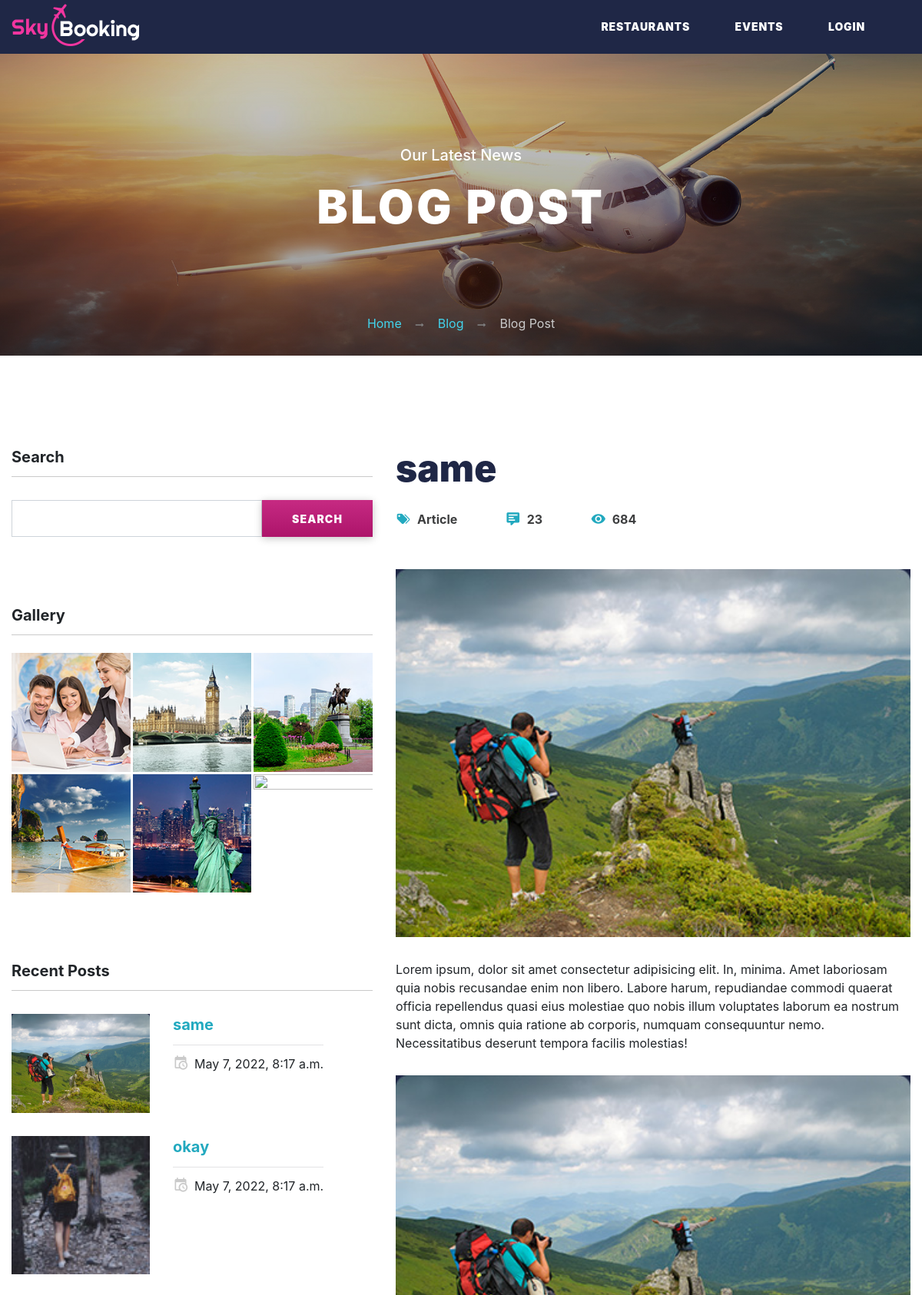
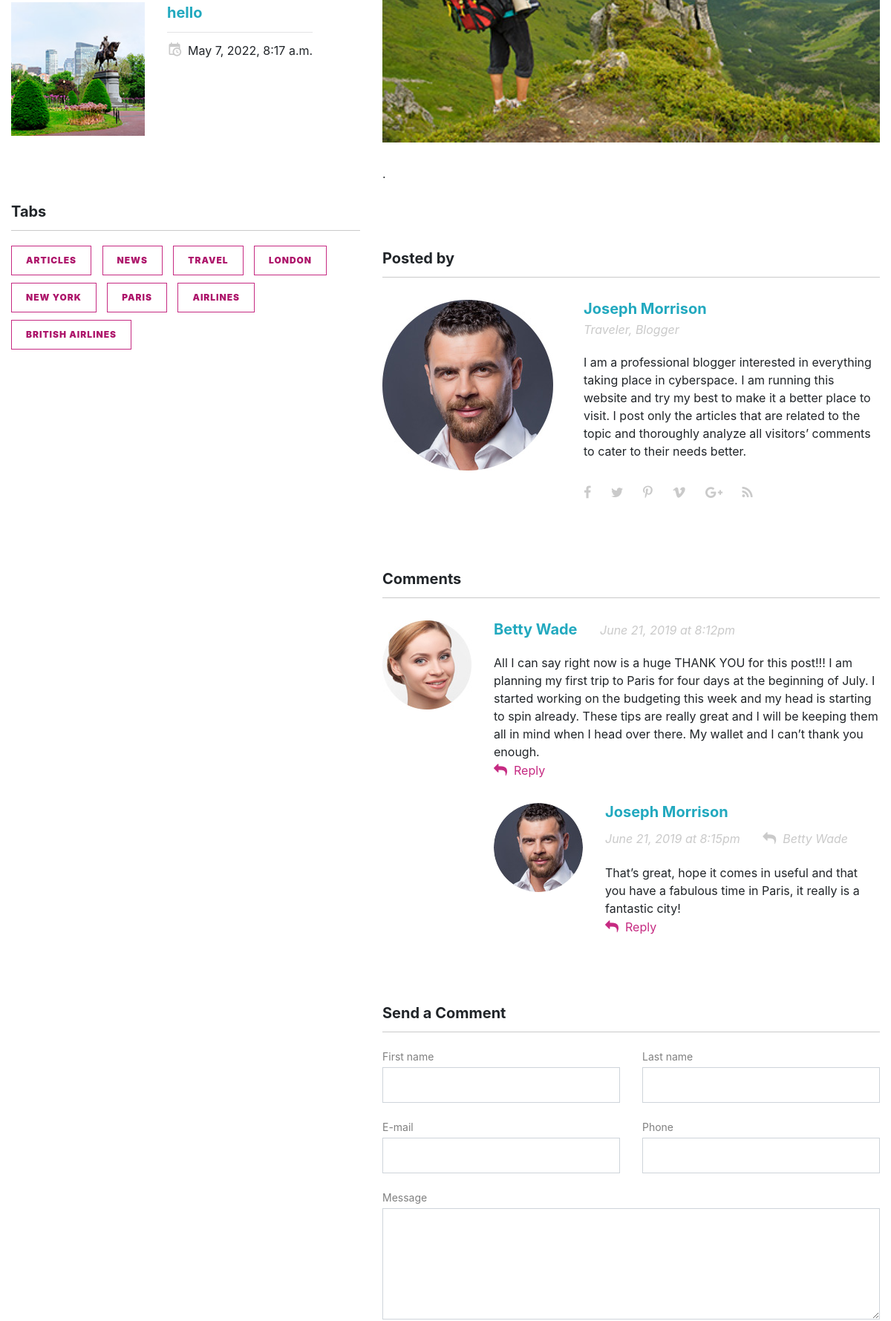
The app's page /blog_single/3/ (upper part) with its own data (2 pictures, top to bottom).
### malawiplace_app/models.py (models this page shows, shortened)
class Blog(models.Model):
    CATEGORY = (
        ('Travel', 'Travel'),
        ('Cars', 'Cars'),
        ('Nature', 'Nature'),
    )
    title = models.CharField(max_length=200, null=True)
    content = models.TextField(blank=False)
    content_2 = models.TextField(blank=True)
    date = models.DateTimeField(auto_now_add=True)
    img = models.ImageField(upload_to='blog_img', blank=True)
    category = models.CharField(max_length=200, null=True, choices=CATEGORY)

### malawiplace_app/views.py (the view)
# urls.py: path('blog_single/<pk>/', views.BlogDetailView.as_view(), name='blog_single'),
class BlogDetailView(DetailView):
    model = Blog
    template_name = 'malawiplace_app/blog-single-post.html'

### malawiplace_app/templatetags/custom_template_tags.py (called while the page is built)
@register.inclusion_tag('malawiplace_app/blog_tags_searched.html')
def recent_blogs_searched(count=3):
    blog = Blog.objects.order_by('-date')[:count]
    return {'blog': blog}

@register.inclusion_tag('malawiplace_app/blog_footer.html')
def recent_blogs_footer(count=5):
    blog = Blog.objects.order_by('-date')[:count]
    return {'blog': blog}

@register.inclusion_tag('malawiplace_app/contact_footer.html')
def contact_footer(count=1):
    contact = ContactDetail.objects.order_by('-company_name')[:count]
    return {'contact': contact}

@register.inclusion_tag('malawiplace_app/about_footer.html')
def about_footer(count=1):
    about = About.objects.order_by('-company_name')[:count]
    return {'about': about}

### malawiplace_app/templates/malawiplace_app/blog-single-post.html (shortened to what this page needs)
{% extends 'malawiplace_app/globals.html' %}
{% load static %}
{% block content %}
{% load custom_template_tags %}
<section class="bg-image-06">
  <div class="breadcrumb-wrapper">
    <div class="container context-dark section-30 section-xl-top-120">
      <h5>Our Latest News</h5>
      <h1 class="text-ubold">Blog Post</h1>
      <ol class="breadcrumb">
        <li><a href="{% url 'Home' %}">Home</a></li>
        <li><a href="{% url 'blog' %}">Blog</a></li>
        <li>Blog Post
        </li>
      </ol>
    </div>
  </div>
</section>
      <section class="section-80 section-lg-120">
        <div class="container container-wide text-lg-left">
          <div class="row row-50 justify-content-sm-center justify-content-xxl-between">
            <div class="order-lg-1 col-lg-7 col-xxl-7">
              <div class="blog-post-item">
                <h2 class="text-ubold">{{object.title}}</h2>
                <div class="post-blog-meta">
                  <ul class="group-lg">
                    <li class="post-blog-tag"><span class="icon"></span><span class="text-base text">Article</span></li>
                    <li class="post-blog-comments"><span class="icon"></span><span class="text-base text">23</span></li>
                    <li class="post-blog-views"><span class="icon"></span><span class="text-base text">684</span></li>
                  </ul>
                </div><img class="img-responsive center-block" src="{{object.img.url}}" width="1020" height="580" alt="">
                <p>{{object.content}}</p>
                <img class="img-responsive center-block" src="{{object.img.url}}" width="1020" height="580" alt="">
                <p>{{object.content_2}}.</p>
              </div>
              <div class="blog-post-item">
                <h5 class="text-bold hr-title">Posted by</h5>
                <div class="offset-top-30 text-md-left unit flex-column flex-md-row unit-spacing-sm">
                  <div class="unit-left"><img class="img-responsive center-block" src="{% static 'images/user-17.jpg' %}" width="230" height="230" alt=""></div>
                  <div class="unit-body">
                    <h5 class="text-bold text-info-dr">Joseph Morrison</h5>
                    <p class="text-italic text-gray-light">Traveler, Blogger</p>
                    <p>I am a professional blogger interested in everything taking place in cyberspace. I am running this website and try my best to make it a better place to visit. I post only the articles that are related to the topic and thoroughly analyze all visitors’ comments to cater to their needs better.</p>
                    <ul class="list-inline" id="comments">
                      <li><a class="icon icon-xxs text-gray-light fa-facebook" href="#"></a></li>
                      <li><a class="icon icon-xxs text-gray-light fa-twitter" href="#"></a></li>
                      <li><a class="icon icon-xxs text-gray-light fa-pinterest-p" href="#"></a></li>
                      <li><a class="icon icon-xxs text-gray-light fa-vimeo" href="#"></a></li>
                      <li><a class="icon icon-xxs text-gray-light fa-google-plus" href="#"></a></li>
                      <li><a class="icon icon-xxs text-gray-light fa-rss" href="#"></a></li>
                    </ul>
                  </div>
                </div>
              </div>
              <div class="blog-post-item">
                <h5 class="text-bold hr-title">Comments</h5>
                <div class="unit flex-column flex-md-row text-md-left box-comments">
                  <div class="unit-left"><img class="img-responsive center-block" src="{% static 'images/user-16.jpg' %}" width="120" height="120" alt=""></div>
                  <div class="unit-body">
                    <div class="group-26">
                      <div>
                        <h5 class="text-bold text-info-dr">Betty Wade</h5>
                      </div>
                      <div>
                        <p class="text-gray-light text-italic">June 21, 2019 at 8:12pm</p>
                      </div>
                    </div>
                    <p>All I can say right now is a huge THANK YOU for this post!!! I am planning my first trip to Paris for four days at the beginning of July. I started working on the budgeting this week and my head is starting to spin already. These tips are really great and I will be keeping them all in mind when I head over there. My wallet and I can’t thank you enough.</p><a class="text-primary post-blog-reply" href="#reply">Reply</a>
                  </div>
                </div>
                <div class="inset-xl-left-150 box-comments">
                  <div class="text-md-left unit flex-column flex-md-row">
                    <div class="unit-left"><img class="img-responsive center-block img-circle" src="{% static 'images/user-15.jpg' %}" width="120" height="120" alt=""></div>
                    <div class="unit-body">
                      <div class="group-26">
                        <div>
                          <h5 class="text-bold text-info-dr">Joseph Morrison</h5>
                        </div>
                        <div>
                          <p class="text-gray-light text-italic">June 21, 2019 at 8:15pm</p>
                        </div>
                        <div>
                          <p class="text-gray-light text-italic post-blog-reply">Betty Wade</p>
                        </div>
                      </div>
                      <p>That’s great, hope it comes in useful and that you have a fabulous time in Paris, it really is a fantastic city!</p><a class="text-primary post-blog-reply" href="#reply">Reply</a>
                    </div>
                  </div>
                </div>
              </div>
              <div class="blog-post-item" id="reply">
                <h5 class="text-bold hr-title">Send a Comment</h5>
                <form class="rd-mailform rd-form text-left" data-form-output="form-output-global" data-form-type="contact" method="post" action="bat/rd-mailform.php">
                  <div class="row row-20">
                    <div class="col-md-6">
                      <div class="form-wrap">
                        <label class="form-label-outside" for="contact-name">First name</label>
                        <input class="form-input form-input-gray" id="contact-name" type="text" name="name" data-constraints="@Required">
                      </div>
                    </div>
                    <div class="col-md-6">
                      <div class="form-wrap">
                        <label class="form-label-outside" for="contact-surname">Last name</label>
                        <input class="form-input form-input-gray" id="contact-surname" type="text" name="surname" data-constraints="@Required">
                      </div>
                    </div>
                    <div class="col-md-6">
                      <div class="form-wrap">
                        <label class="form-label-outside" for="contact-email">E-mail</label>
                        <input class="form-input form-input-gray" id="contact-email" type="email" name="email" data-constraints="@Required @Email">
                      </div>
                    </div>
                    <div class="col-md-6">
                      <div class="form-wrap">
                        <label class="form-label-outside" for="contact-phone">Phone</label>
                        <input class="form-input form-input-gray" id="contact-phone" type="text" name="phone" data-constraints="@Required @Integer">
                      </div>
                    </div>
                    <div class="col-12">
                      <div class="form-wrap">
                        <label class="form-label-outside" for="contact-message">Message</label>
                        <textarea class="form-input form-input-gray" id="contact-message" name="message" data-constraints="@Required"></textarea>
                      </div>
                    </div>
                  </div>
                </form>
              </div>
            </div>
            <div class="col-lg-5 col-xxl-4">
              <aside class="text-md-left">
                <div class="row row-60 row-lg-90">
                  <div class="col-12">
                    <h5 class="text-bold hr-title">Search</h5>
                    <form class="form-inline rd-search" action="{% url 'blog_search' %}" method="post">
                      <div class="form-wrap">
                        <input class="form-input"  type="text" name="searched" autocomplete="off">
                      </div>
                      <button class="button button-primary button-sm button-naira button-naira-up" type="submit"><span>Search</span></button>
                    </form>
                  </div>
                  <div class="col-12">
                    <h5 class="text-bold hr-title">Gallery</h5>
                    <div class="row row-sm-gutter" data-lightgallery="group">
                      <div class="col-6 col-sm-4 col-md-3 col-lg-4"><a class="thumbnail-img" data-lightgallery="item" data-size="800x450" href="{% static 'images/overview-01.jpg'%}"><img class="img-responsive center-block" src="{% static 'images/gallery-48.jpg'%}" width="185" height="185" alt=""></a></div>
                      <div class="col-6 col-sm-4 col-md-3 col-lg-4"><a class="thumbnail-img" data-lightgallery="item" data-size="384x560" href="{% static 'images/post-36.jpg'%}"><img class="img-responsive center-block" src="{% static 'images/gallery-49.jpg'%}" width="185" height="185" alt=""></a></div>
                      <div class="col-6 col-sm-4 col-md-3 col-lg-4"><a class="thumbnail-img" data-lightgallery="item" data-size="576x372" href="{% static 'images/gallery-20.jpg'%}"><img class="img-responsive center-block" src="{% static 'images/gallery-50.jpg'%}" width="185" height="185" alt=""></a></div>
                      <div class="col-6 col-sm-4 col-md-3 col-lg-4"><a class="thumbnail-img" data-lightgallery="item" data-size="384x560" href="{% static 'images/post-43.jpg'%}"><img class="img-responsive center-block" src="{% static 'images/gallery-51.jpg'%}" width="185" height="185" alt=""></a></div>
                      <div class="col-6 col-sm-4 col-md-3 col-lg-4"><a class="thumbnail-img" data-lightgallery="item" data-size="420x590" href="{% static 'images/gallery-28.jpg'%}"><img class="img-responsive center-block" src="{% static 'images/gallery-52.jpg'%}" width="185" height="185" alt=""></a></div>
                      <div class="col-6 col-sm-4 col-md-3 col-lg-4"><a class="thumbnail-img" data-lightgallery="item" data-size="420x590" href="{% static 'images/gallery-25.jpg'%}"><img class="img-responsive center-block" src="{% static 'images/gallery-53.jpg '%}" width="185" height="185" alt=""></a></div>
                    </div>
                  </div>
                  <div class="col-12">
                    <h5 class="text-bold hr-title">Recent Posts</h5>
                    <div class="row row-md-30 row-50 row-custom-offset-1 justify-content-sm-center text-md-left">
                      {% recent_blogs_searched %}
                    </div>
                  </div>
                  <div class="col-12">
                    <h5 class="text-bold hr-title">Tabs</h5>
                    <ul class="group group-sm">
                      <li><a class="button button-tag button-no-shadow" href="#">articles</a></li>
                      <li><a class="button button-tag button-no-shadow" href="#">news</a></li>
                      <li><a class="button button-tag button-no-shadow" href="#">travel</a></li>
                      <li><a class="button button-tag button-no-shadow" href="#">london</a></li>
                      <li><a class="button button-tag button-no-shadow" href="#">new york</a></li>
                      <li><a class="button button-tag button-no-shadow" href="#">Paris</a></li>
                      <li><a class="button button-tag button-no-shadow" href="#">airlines</a></li>
                      <li><a class="button button-tag button-no-shadow" href="#">british airlines</a></li>
                    </ul>
                  </div>
                </div>
              </aside>
            </div>
          </div>
        </div>
      </section>
 {% endblock %}

### malawiplace_app/templates/malawiplace_app/blog_tags_searched.html
{% for item in blog %}
<div class="col-md-10 col-lg-6 col-xl-12">
    <div class="unit flex-column flex-md-row">
      <div class="unit-left"><img class="center-block img-responsive" src="{{item.img.url}}" width="180" height="110" alt=""></div>
      <div class="unit-body">
        <h5 class="text-bold" style="line-height: 28px;"><a class="text-info-dr" href="{% url 'blog_single' item.id %}">{{item.title}}<br class='veil.d-xl-block'></a></h5>
        <hr class="divider divider-wide">
        <p><span class="text-middle text-gray-light icon icon-xs mdi mdi-calendar-clock"></span><span class="text-middle inset-left-8">{{item.date}}</span></p>
      </div>
    </div>
</div>
{% endfor %}

### records on screen
Blog: title "same", img (picture), content "Lorem ipsum, dolor sit amet consectetur adipisicing elit. In, minima. Amet laboriosam quia nobis recusandae enim non libero. Labore harum, repudiandae commodi quaerat officia repellendus quasi eius molestiae quo nobis illum voluptates laborum ea nostrum sunt dicta, omnis quia ratione ab corporis, numquam consequuntur nemo. Necessitatibus deserunt tempora facilis molestias!", date "May 7, 2022, 8:17 a.m."
Blog: img (picture), title "okay", date "May 7, 2022, 8:17 a.m."
Blog: img (picture), title "hello", date "May 7, 2022, 8:17 a.m."
